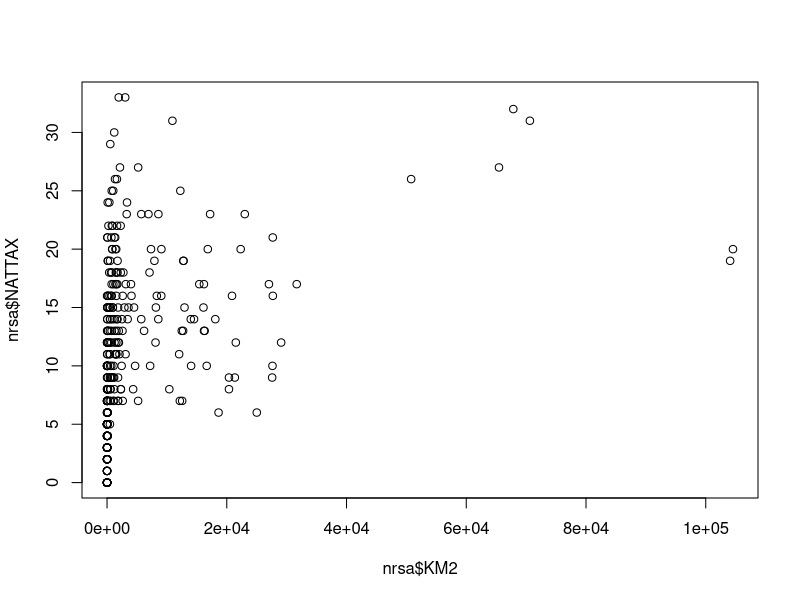
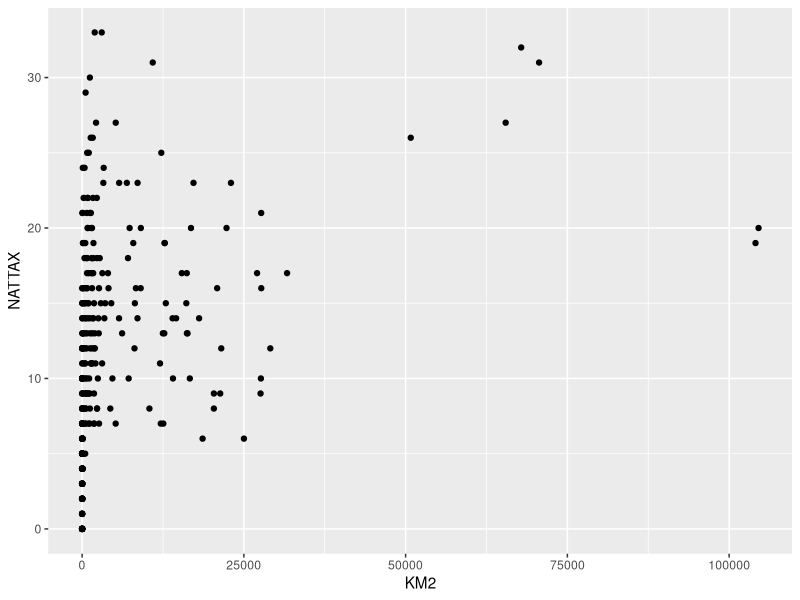
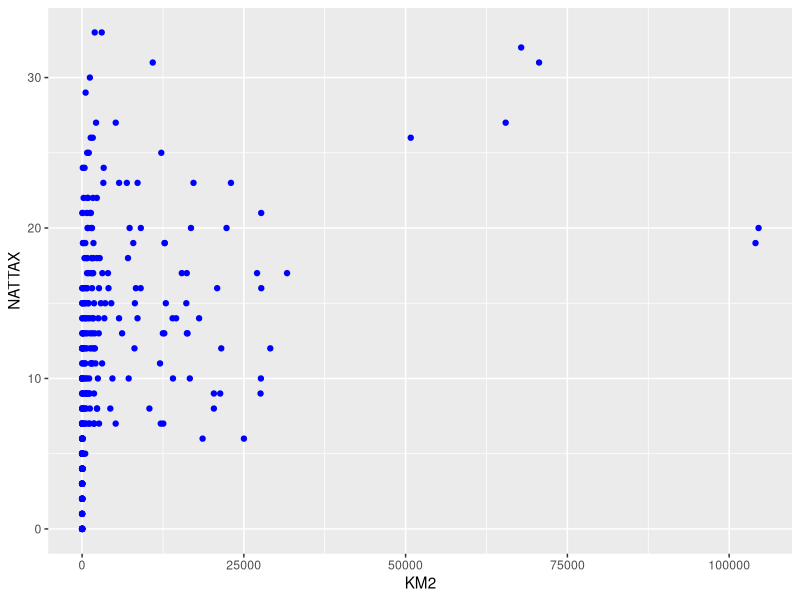
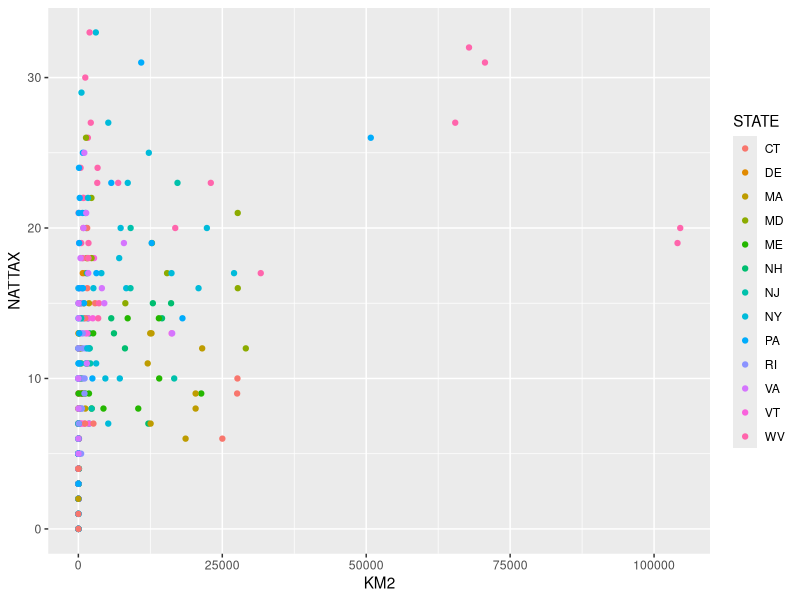
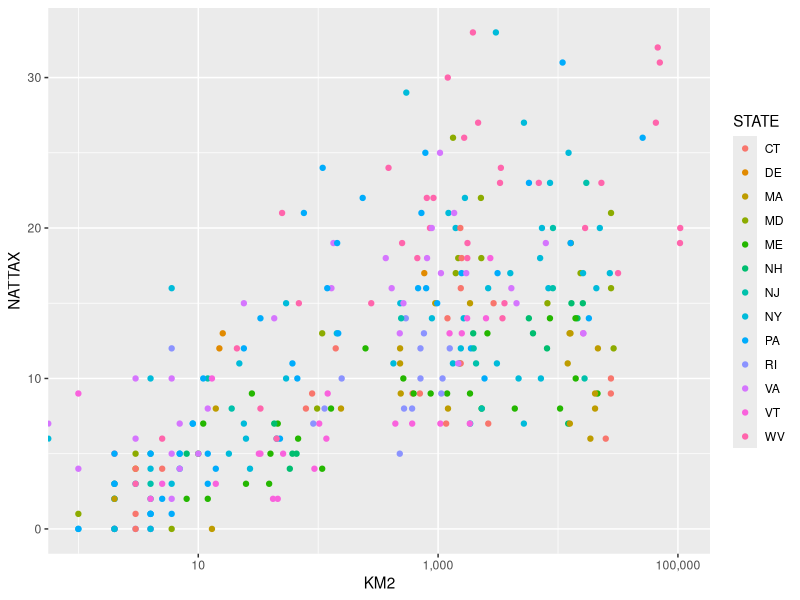
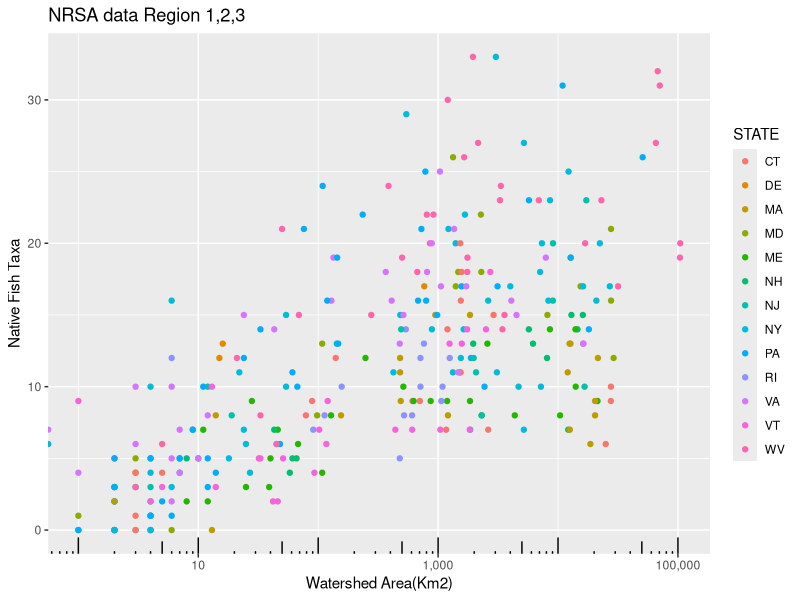
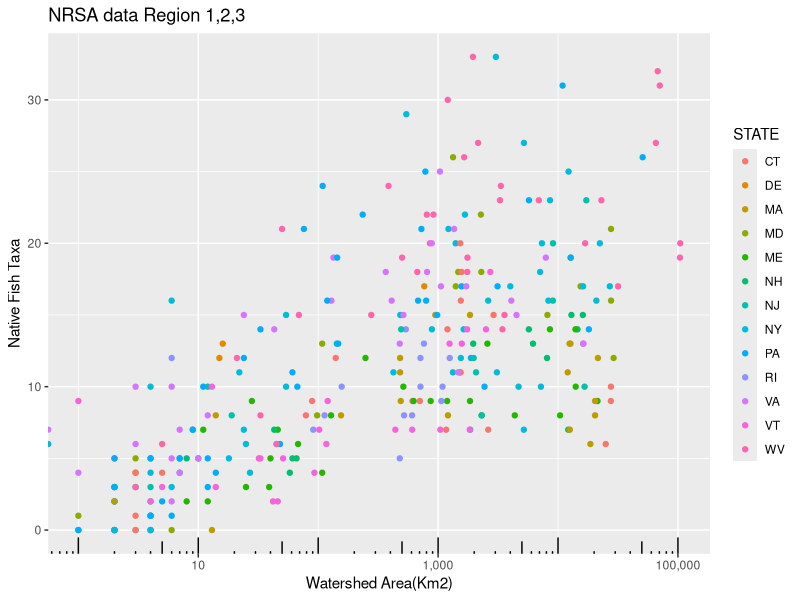
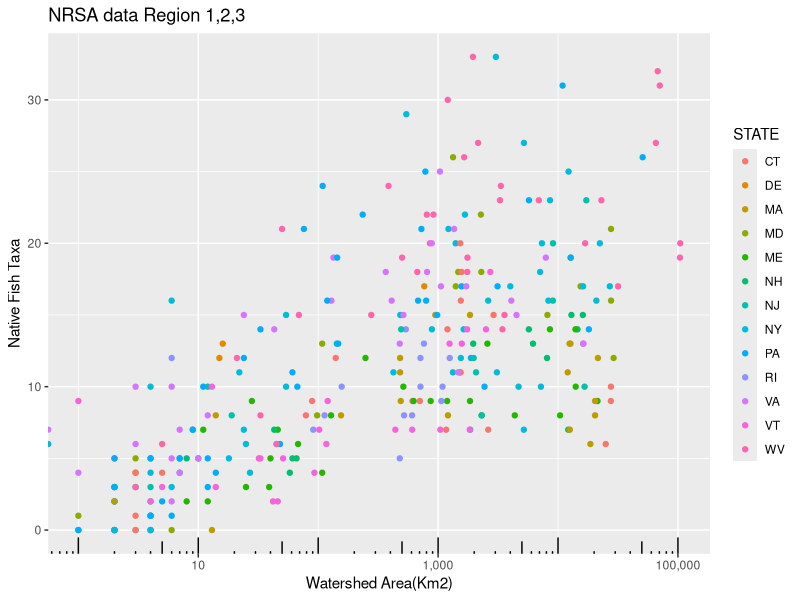

Here is the R script that generated these plots, in order: (Note: this script raises an error after producing the figures.)
## ---- chunk 1
library(knitr)
library(rmarkdown)
library(tidyverse)
library(readxl)
library(viridis)
library(forcats)
## ---- chunk 2
setwd("C:/Users/lreynold/Desktop/R3EPA_R")
## ---- chunk 3
sessionInfo() 
## ---- chunk 4
excel_sheets("VisData.xlsx")
## ---- chunk 5
nrsa = read_excel("VisData.xlsx","nrsa")
## ---- chunk 6
head(nrsa)
tail (nrsa)
names(nrsa)
class(nrsa)
str(nrsa)
glimpse(nrsa)
## ---- chunk 7
fish <- read_excel("VisData.xlsx","fish_mmi")
bugs <- read_excel("VisData.xlsx", "bug_mmi")
## ---- chunk 8
plot(nrsa$KM2, nrsa$NATTAX) 
## ---- chunk 9
ggplot(data=nrsa)+
  geom_point(mapping=aes(x=KM2, y=NATTAX))
## ---- chunk 10
ggplot(data=nrsa)+
  geom_point(mapping=aes(x=KM2, y=NATTAX), color="blue")
## ---- chunk 11
ggplot(data=nrsa)+
  geom_point(mapping=aes(x=KM2, y=NATTAX, color=STATE))
## ---- chunk 12
ggplot(data=nrsa)+
  geom_point(mapping=aes(x=KM2, y=NATTAX, color=STATE))+
  scale_x_log10(labels=scales::comma)
## ---- chunk 13
ggplot(data=nrsa)+
  geom_point(mapping=aes(x=KM2, y=NATTAX, color=STATE))+
  scale_x_log10(labels=scales::comma)+
labs(title="NRSA data Region 1,2,3", x="Watershed Area(Km2)",y="Native Fish Taxa")+
  annotation_logticks(sides="b", short = unit(.5,"mm"),
  mid = unit(3,"mm"),long = unit(4,"mm"))
## ---- chunk 14
ggplot(nrsa, aes(KM2, NATTAX))+
  geom_point(aes(color=STATE))+
  scale_x_log10(labels=scales::comma)+
labs(title="NRSA data Region 1,2,3", x="Watershed Area(Km2)",y="Native Fish Taxa")+
   annotation_logticks(sides="b", short = unit(.5,"mm"),
  mid = unit(3,"mm"),long = unit(4,"mm"))
## ---- chunk 15
p <- ggplot(nrsa, aes(KM2, NATTAX))+
  geom_point(aes(color=STATE))+
  scale_x_log10(labels=scales::comma)+
   annotation_logticks(sides="b", short = unit(.5,"mm"),
  mid = unit(3,"mm"),long = unit(4,"mm"))
## ---- chunk 16
p_sp_area <- p+labs(title="NRSA data Region 1,2,3", x="Watershed Area(Km2)",y="Native Fish Taxa")
## ---- chunk 17
p_sp_area + ggsave("p_sp_area1.pdf")
p_sp_area + ggsave("p_sp_area1.png")
## ---- chunk 18
ggplot(nrsa, aes(KM2, NATTAX))+
  geom_point(aes(color=STATE))+
  scale_x_log10()+
labs(title="NRSA data Region 1,2,3", x="Watershed Area(Km2)",y="Native Fish Taxa")+
   annotation_logticks(sides="b", short = unit(.5,"mm"),
  mid = unit(3,"mm"),long = unit(4,"mm"))+
 ggsave("p_sp_area1.jpg") 
## ---- chunk 19
md_pa_nrsa <- filter(nrsa, STATE %in% c("PA", "MD"))

ggplot(md_pa_nrsa, aes(KM2, NATTAX))+
  geom_point(aes(color=STATE))+
  scale_x_log10()+
labs(title="NRSA data from MD and PA", x="Watershed Area(Km2)",y="Native Fish Taxa")+
   annotation_logticks(sides="b", short = unit(.5,"mm"),
  mid = unit(3,"mm"),long = unit(4,"mm"))
## ---- chunk 20
nrsa <- mutate(nrsa, logwsa=log10(KM2))
## ---- chunk 21
nrsa %>%
  filter(STATE %in% c("PA", "MD")) %>% 
ggplot(aes(logwsa, NATTAX))+
  geom_point(aes(color=STATE))+
  labs(title="NRSA data from MD and PA", x="Log Watershed Area(Km2)",y="Native Fish Taxa") 
## ---- chunk 22





## ---- chunk 23
catord <- c("Least Disturbed","Intermediate Disturbance","Most Disturbed")
nrsa<-nrsa %>% 
  mutate(RT_NRSA_CA =  factor(RT_NRSA_CA, catord))
## ---- chunk 24
nrsa %>% 
   ggplot(aes(logwsa, NATTAX,colour=RT_NRSA_CA))+
  geom_jitter()+
  scale_colour_manual(values=c("Least Disturbed"="#0072B2", "Intermediate Disturbance" = "#009E73", "Most Disturbed" = "#CC79A7"), name= "Disturbance")+
  labs(title="NRSA data Region 1,2,3", x="Log Watershed Area(Km2)",y="Native Fish Taxa")
## ---- chunk 25
nrsa %>% 
   ggplot(aes(logwsa, NATTAX,colour=RT_NRSA_CA))+
  geom_jitter()+
  scale_colour_manual(values=c("Least Disturbed"="#0072B2", "Intermediate Disturbance" = "#009E73", "Most Disturbed" = "#CC79A7"), name= "Disturbance")+ 
 labs(title="NRSA data Region 1,2,3",subtitle = "Increasing taxa with watershed area",x=expression("log"[10]~"Watershed Area(Km"^2~")"),y="Native Fish Taxa", color="Condition")+ stat_smooth(method="loess")
## ---- chunk 26

ggplot(nrsa, aes(logwsa, NATTAX))+geom_jitter()+ 
  facet_grid(RT_NRSA_CA~.)

ggplot(nrsa, aes(logwsa, NATTAX))+geom_jitter()+ 
  facet_grid(.~RT_NRSA_CA)
## ---- chunk 27
ggplot(nrsa, aes(logwsa, NATTAX))+geom_jitter()+ 
  facet_grid(.~recode_factor(RT_NRSA_CA,"Most Disturbed" = "Poor","Intermediate Disturbance" = "Mod","Least Disturbed"="Ref")~.) 
## ---- chunk 28
nrsa<- nrsa %>% 
  mutate(Disturbance = recode_factor(RT_NRSA_CA,"Most Disturbed" = "Poor","Intermediate Disturbance" = "Mod","Least Disturbed"="Ref" ))
## ---- chunk 29
nrsa %>% 
  filter(STATE %in% c("PA", "MD","WV","VA")) %>% 
  mutate(STATE=factor(STATE, levels=c("PA","MD","WV","VA"))) %>% 
  ggplot(aes(logwsa, NATTAX,colour=Disturbance))+
  geom_point()+ facet_grid(STATE ~ .) +
  labs(title="NRSA data Region 1,2,3",subtitle = "Increasing taxa with watershed area",x=expression("log"[10]~"Watershed Area(Km"^2~")"),y="Native Fish Taxa", color="Condition")
## ---- chunk 30
nrsa %>% 
  filter(STATE %in% c("PA", "MD","WV","VA")) %>% 
   ggplot(aes(logwsa, NATTAX,colour=FISHMMI))+
  geom_point()+ facet_grid(STATE ~ .) +
   scale_color_viridis(option="viridis")+
  labs(title="NRSA data Region 1,2,3",subtitle = "Increasing taxa with watershed area",x=expression("log"[10]~"Watershed Area(Km"^2~")"),y="Native Fish Taxa", color="Fish Index")
## ---- chunk 31
levels(nrsa$Disturbance)
levels(nrsa$STATE)
nrsa %>% 
  filter(STATE %in% c("PA", "MD","WV","VA")) %>% 
  mutate(STATE=factor(STATE, levels=c("PA","MD","WV","VA"))) %>% 
  ggplot(aes(STATE))+
  geom_bar(aes(fill=Disturbance))+ 
  labs(title="NRSA data Region 1,2,3",subtitle = "Condition class by state", x="State",y="Count", fill="Condition")

levels(nrsa$STATE)
## ---- chunk 32
nrsa %>% 
  filter(STATE %in% c("PA", "MD","WV","VA")) %>% 
  mutate(STATE=factor(STATE,levels=c("PA","MD","WV","VA"))) %>% 
  mutate(Disturbance=factor(Disturbance, levels=c("Poor","Mod", "Ref"))) %>% 
  ggplot(aes(STATE))+
  scale_colour_manual(values=c("Poor"="#0072B2", "Mod" = "#009E73", "Ref" = "#CC79A7"))+
  geom_bar(aes(fill=Disturbance),position="fill")+ 
  labs(title="NRSA data Region 1,2,3",subtitle = "Condition class by state", x="State",y="Proportion", fill="Condition")
## ---- chunk 33
names(fish)
names(bugs)
head(bugs, 10)

fishR3 <- fish %>% 
  filter(Subpopulation==3)
bugsR3 <- bugs %>% 
  filter(Subpopulation==3)

fb3 <- bind_rows(fishR3, bugsR3)
names(fb3)
fb <- fb3 %>% 
  select(2:4,6,7,8,9) %>% 
  filter(!Category=="Total")
## ---- chunk 34
fb$Category=factor(fb$Category, levels=c("Good", "Fair", "Poor", "Not Assessed"))

fb %>% 
  mutate(cb=UCB95Pct.P-Estimate.P) %>%    
  ggplot(aes(Indicator,Estimate.P, fill=Category))+
  geom_bar(stat="identity", position="dodge", colour="black")+
  geom_errorbar(stat="identity",aes(ymin=Estimate.P+cb, ymax=Estimate.P-cb),
                position=position_dodge(0.9), width=.2)+
  scale_fill_manual(values=c("Good" ="green", "Fair"="yellow", "Poor"="red", "Not Assessed"="grey" ,name="Category"))+
  ylab("Percent of Stream Miles")+theme(axis.title.y=element_text(size=14))+
  theme(axis.title.x=element_text(size=14))+
  scale_y_continuous(limits=c(0,100))+
  guides(fill=guide_legend(reverse=TRUE))+
  coord_flip()

#Reorder the levels of this factor
fb$Category=factor(fb$Category, levels=c("Not Assessed","Poor","Fair","Good"))

fb %>% 
  mutate(cb=UCB95Pct.P-Estimate.P) %>% 
  ggplot(aes(Indicator,Estimate.P, fill=Category))+
  geom_bar(stat="identity", position="dodge", colour="black")+
  geom_errorbar(stat="identity",aes(ymin=Estimate.P+cb, ymax=Estimate.P-cb),
                position=position_dodge(0.9), width=.2)+
  scale_fill_manual(values=c("Good" ="green", "Fair"="yellow", "Poor"="red", "Not Assessed"="grey" ,name="Category"))+
  guides(fill=guide_legend(reverse=TRUE))+
  ylab("Percent of Stream Miles")+theme(axis.title.y=element_text(size=14))+
  theme(axis.title.x=element_text(size=14))+
  scale_y_continuous(limits=c(0,100))+
  coord_flip()
## ---- chunk 35

ggplot(nrsa, aes(RT_NRSA_CA, FISHMMI))+geom_boxplot()
## ---- chunk 36

ggplot(nrsa, aes(RT_NRSA_CA, FISHMMI))+geom_boxplot()+
  ggtitle("NRSA data Region 1,2,3")+theme(plot.title = element_text(size = 18,face="bold",hjust=0.5))+
  ylab("Fish MMI")+theme(axis.title.y=element_text(size=14))+
  xlab("Disturbance Category")+theme(axis.title.x=element_text(size=14))+
  theme(axis.text.x = element_text(size=8,angle=0))


ggplot(nrsa, aes(RT_NRSA_CA, FISHMMI))+geom_boxplot()+
  ggtitle("NRSA data Region 1,2,3")+theme(plot.title = element_text(size = 18,face="bold",hjust=0.5))+
  ylab("Fish MMI")+theme(axis.title.y=element_text(size=14))+
  xlab("Disturbance Category")+theme(axis.title.x=element_text(size=14))+
  theme(axis.text.x = element_text(size=8,angle=0))+
  theme_dark()
## ---- chunk 37
ggplot(nrsa, aes(RT_NRSA_CA, FISHMMI))+
  geom_boxplot(outier.shape=NA)+
  geom_jitter()+
  labs(title="NRSA data Region 1,2,3",y="Fish MMI", x="Disturbance Category")

ggplot(nrsa, aes(RT_NRSA_CA, FISHMMI))+
  geom_violin(aes(fill=Disturbance))+
  geom_jitter()+
  labs(title="NRSA data Region 1,2,3",y="Fish MMI", x="Disturbance Category")
## ---- chunk 38
ggplot(nrsa, aes(RT_NRSA_CA, FISHMMI))+
  geom_violin()+
  geom_jitter(aes(color=D_TEMPCL3))+
  labs(title="NRSA data Region 1,2,3",y="Fish MMI", x="Disturbance Category")
## ---- chunk 39
nrsa %>% 
  filter(!D_TEMPCL3=="NA") %>% 
ggplot(aes(RT_NRSA_CA, FISHMMI))+
  geom_violin()+
  geom_jitter(aes(color=D_TEMPCL3))+
  labs(title="NRSA data Region 1,2,3",y="Fish MMI", x="Disturbance Category")+
   scale_colour_manual(values=c("Cold" ="blue", "Transitional Cool"="green", "Warm"="red"),name="Temp class")
## ---- chunk 40

sum(is.na(nrsa$D_TEMPCL3))
sum(is.na(nrsa$logwsa))
sum(is.na(nrsa$ELECTROFISH))
nrsa %>% 
  filter(ELECTROFISH=="BP") %>% 
  filter(!is.na(D_TEMPCL3)) %>% 
ggplot(aes(RT_NRSA_CA,FISHMMI))+ 
  geom_violin()+ 
    labs(title = "NRSA data Region 1,2,3\nBackpack Sites Only",
  ylab="Fish MMI",xlab="Disturbance Category")+
  theme(axis.text.x = element_text(size=8,angle=0))+
  geom_jitter(aes(color=D_TEMPCL3, size=logwsa), alpha=0.2)+
  scale_colour_manual(values=c("Cold" ="blue", "Transitional Cool"="green", "Warm"="red" ),name="Temp class")+
  scale_size_continuous(name="Watershed Size")
## ---- chunk 41
rawmets = read_excel("VisData.xlsx","rawmets")
## ---- chunk 42
rich_mod <- lm(rawmets$R_FISH~rawmets$CUMU_DA_KM2)
rich_mod
summary(rich_mod)

## ---- chunk 43

out_long <- rawmets %>% 
  mutate(logWSA=log10(CUMU_DA_KM2)) %>% 
  select(-CUMU_DA_KM2,-FinalIBIRegion) %>% 
  gather('METRIC', 'METVAL', -c(EventID, logWSA, REF_CLASS))  
## ---- chunk 44
  out_long2 <- out_long %>%  
  filter(REF_CLASS<2) %>% 
  select (-REF_CLASS)

#make sure there are no missing logWSA)
sum(is.na(out_long2))
## ---- chunk 45
library(broom)

reg_stats <- out_long2 %>% 
  group_by(METRIC) %>% 
  do(glance(lm(METVAL~logWSA,.)))

head(reg_stats)
## ---- chunk 46
reg_sig <- reg_stats %>% 
  filter(p.value<=.05) %>% 
  filter(!p.value=="NaN") 
## ---- chunk 47
reg_vals <- out_long2 %>% 
  group_by(METRIC) %>% 
  do(augment(lm(METVAL~logWSA,.)))
head(reg_vals)
## ---- chunk 48
reg_out <- out_long2 %>% 
  group_by(METRIC) %>% 
  do(tidy(lm(METVAL~logWSA,.)))
head(reg_out)
glimpse(reg_out)

#Grab just the slope estimates into a dataframe
reg_sl <- reg_out %>% 
  filter(term =='logWSA') %>% 
  select(METRIC, slope_est=estimate)  

#Grab just the intercept estimates into a dataframe
reg_int <- reg_out %>% 
  filter(term =='(Intercept)') %>% 
  select(METRIC, intcpt_est=estimate)  
## ---- chunk 49
regcorr <- left_join(reg_sig, reg_sl, by="METRIC")
regcorr2 <- left_join(regcorr, reg_int, by="METRIC")
names(regcorr2)
regcorr3 <- regcorr2 %>% 
  select(METRIC, slope_est, intcpt_est)

#Join the regression coefficients to all the sites
#It really does matter which file you list first in a left_join!!!

reg_correct <- left_join(out_long, regcorr3,by="METRIC")
#Create the Adjusted Scores
reg_correct <- reg_correct %>% 
  mutate(Exp = logWSA*slope_est+intcpt_est,
         METVAL_2=METVAL/Exp)

sig_models <- left_join(regcorr3,out_long, by="METRIC")
